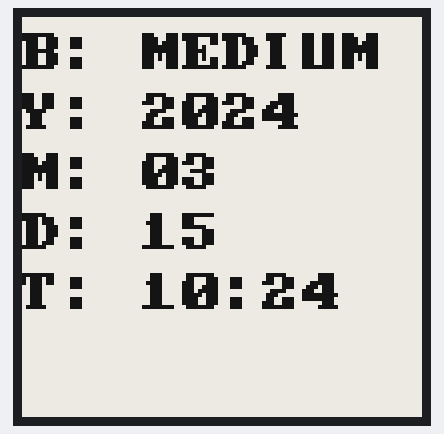
Bench run of a sketch on a simulated ESP32. Parts: 200×200 one-colour display. The local clock reads 2024-03-15 10:24:30 at power-on unless the sketch sets it.

Above: at 2.3 s.
At 30.8 s:
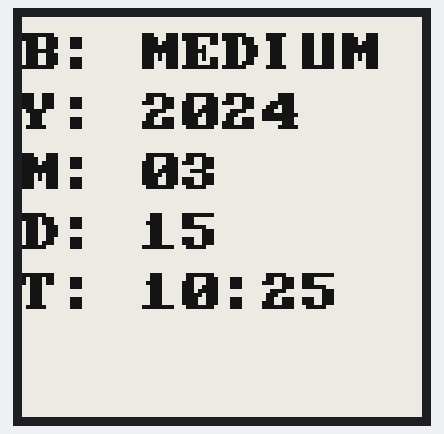
At 91.3 s:
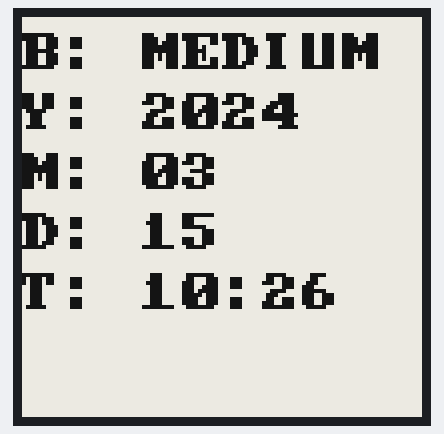

The sketch:

Power.ino
```cpp
#include "PowerWatchy.h"

PowerWatchy watchy;

void setup(){
  watchy.init();
}

void loop(){}
```

PowerWatchy.cpp
```cpp
#include "PowerWatchy.h"

#define DARKMODE false

PowerWatchy::PowerWatchy() {} //constructor

void PowerWatchy::drawWatchFace()
{
    String batteryLevel = "";

    float VBAT = getBatteryVoltage();

    if (VBAT > 4.1)
    {
        batteryLevel = "HIGH";
    }
    else if (VBAT > 3.95 && VBAT <= 4.1)
    {
        batteryLevel = "MEDIUM";
    }
    else if (VBAT > 3.80 && VBAT <= 3.95)
    {
        batteryLevel = "LOW";
    }
    else if (VBAT <= 3.80)
    {
        batteryLevel = "DEAD";
    }

    display.setTextSize(0.5);
    display.setRotation(1);
    display.fillScreen(DARKMODE ? GxEPD_BLACK : GxEPD_WHITE);
    display.setTextColor(DARKMODE ? GxEPD_WHITE : GxEPD_BLACK);
    display.setFont(&Px437_IBM_BIOS5pt7b);
    display.setCursor(0, 24);
    display.setTextSize(2);
    display.println("B: " + batteryLevel);
    drawSpacer();
    display.print("Y: ");
    display.println(currentTime.Year + YEAR_OFFSET);
    drawSpacer();
    display.print("M: ");

    if (currentTime.Month <= 9)
    {
        display.print("0");
    }

    display.println(currentTime.Month);
    drawSpacer();
    display.print("D: ");
    display.println(currentTime.Day);
    drawSpacer();
    display.print("T: ");
    display.print(currentTime.Hour);
    display.print(':');
    display.println(currentTime.Minute);
}
```

PowerWatchy.h
```cpp
#ifndef POWER_WATCHY_H
#define POWER_WATCHY_H

#include <Watchy.h>
#include "Px437_IBM_BIOS5pt7b.h"

class PowerWatchy : public Watchy{
    public:
        PowerWatchy();
        void drawWatchFace();
        void drawSpacer() {
            display.setTextSize(1);
            display.println();
            display.setTextSize(2);
        }
};

#endif
```

Source omitted: BM_BIOS5pt7b.h (data table, 10218 bytes)

Measured:
- what the display in image 1 shows lasts 60.5 s, from 30.8 s to 91.3 s
